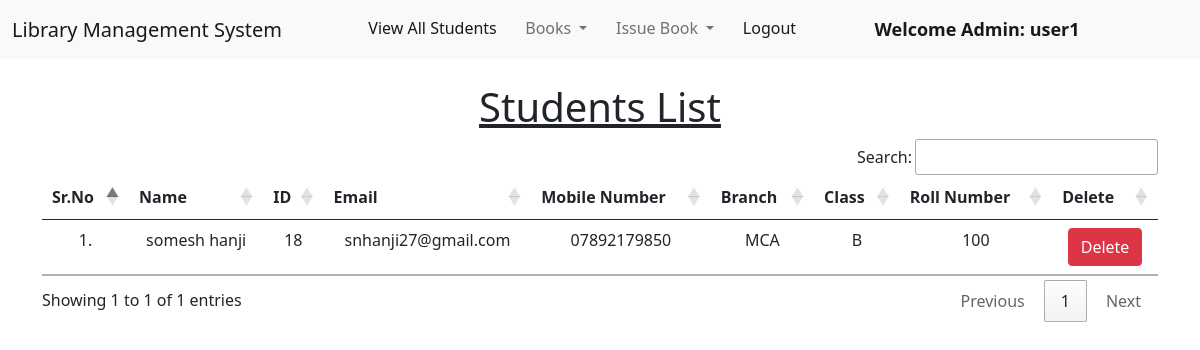
/view_students/ (signed in), run on the app's committed database.
### library/models.py (models this page shows, shortened)
class Student(models.Model):
    user = models.OneToOneField(User, on_delete=models.CASCADE)
    classroom = models.CharField(max_length=10)
    branch = models.CharField(max_length=10)
    roll_no = models.CharField(max_length=3, blank=True)
    phone = models.CharField(max_length=10, blank=True)
    image = models.ImageField(upload_to="", blank=True)

### library/views.py (the view)
# urls.py: path("view_students/", views.view_students, name="view_students"),
@login_required(login_url = '/admin_login')
def view_students(request):
    students = Student.objects.all()
    return render(request, "view_students.html", {'students':students})

### library/templates/view_students.html (shortened to what this page needs)
{% extends 'admin_navbar.html' %}
{% load static %}
{% block body %}
<div class="container mt-4">
    <h1 class="text-center"><u>Students List</u></h1>
    <table class="table table-hover" id="example">
        <thead>
            <tr class="text-center">
                <th>Sr.No</th>
                <th>Name</th>
                <th>ID</th>
                <th>Email</th>
                <th>Mobile Number</th>
                <th>Branch</th>
                <th>Class</th>
                <th>Roll Number</th>
                <th>Delete</th>
            </tr>
        </thead>
        <tbody>
            {% for student in students %}
            <tr class="text-center">
                <td>{{forloop.counter}}.</td>
                <td>{{student.user.get_full_name}}</td>
                <td>{{student.user.id}}</td>
                <td>{{student.user.email}}</td>
                <td>{{student.phone}}</td>
                <td>{{student.branch}}</td>
                <td>{{student.classroom}}</td>
                <td>{{student.roll_no}}</td>
                <td><a href="/delete_student/{{student.id}}/" class="btn btn-danger" onclick="return confirm('Are you sure you want to delete this student?')">Delete</a></td>
            </tr>
            {% endfor %}
        </tbody>
    </table>
    </div>
{% endblock %}

### library/templates/admin_navbar.html (shortened to what this page needs)
<!doctype html>
<html lang="en">
  <head>
    <link href="https://cdn.jsdelivr.net/npm/bootstrap@5.1.0/dist/css/bootstrap.min.css" rel="stylesheet">
    <link rel="stylesheet" href="https://cdn.datatables.net/1.10.25/css/jquery.dataTables.min.css">
    <link rel="stylesheet" href="https://cdn.datatables.net/buttons/1.7.1/css/buttons.dataTables.min.css">
  </head>
  <body>
    <nav class="navbar navbar-expand-lg navbar-light bg-light">
        <div class="container-fluid">
          <a class="navbar-brand" href="#">Library Management System</a>
          <div class="collapse navbar-collapse" id="navbarSupportedContent">
            <ul class="navbar-nav me-auto mb-2 mb-lg-0">
              <li class="nav-item">
                <a class="nav-link active" aria-current="page" href="/view_students/">View All Students</a>
              </li>
              <li class="nav-item dropdown">
                <a class="nav-link dropdown-toggle" href="#" id="navbarDropdown" role="button" data-bs-toggle="dropdown" aria-expanded="false">
                  Books
                </a>
              </li>
              <li class="nav-item dropdown">
                <a class="nav-link dropdown-toggle" href="#" id="navbarDropdown" role="button" data-bs-toggle="dropdown" aria-expanded="false">
                  Issue Book
                </a>
              </li>
              <li class="nav-item">
                <a class="nav-link active" aria-current="page" href="/logout/">Logout</a>
              </li>
              <li class="nav-item">
                <a style="font-weight:600; font-family:'Segoe UI', Tahoma, Geneva, Verdana, sans-serif; font-size: large;" class="nav-link active" href="#">Welcome Admin: {{request.user}}</a>
              </li>
            </ul>
          </div>
        </div>
      </nav>
      {% block body %}
      {% endblock %}
  </body>
</html>

### data on the page
Student: user.get_full_name "somesh hanji", user.id "18", user.email "snhanji27@gmail.com", phone "07892179850", branch "MCA", classroom "B", roll_no "100"

### other printed values
{{ request.user }} "user1"
